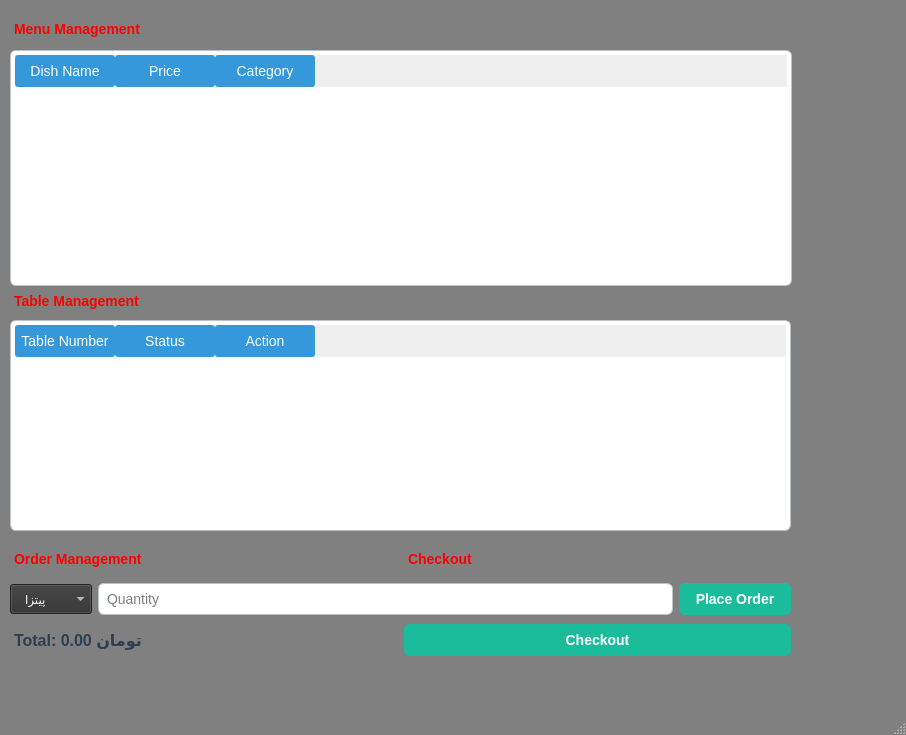
<?xml version="1.0" encoding="UTF-8"?>
<ui version="4.0">
 <class>MainWindow</class>
 <widget class="QMainWindow" name="MainWindow">
  <property name="geometry">
   <rect>
    <x>0</x>
    <y>0</y>
    <width>906</width>
    <height>735</height>
   </rect>
  </property>
  <property name="windowTitle">
   <string>MainWindow</string>
  </property>
  <property name="styleSheet">
   <string notr="true">QMainWindow {
   color: brown; background-color: gray; /* Soft light-blue background for a modern look */
}</string>
  </property>
  <widget class="QWidget" name="centralwidget">
   <widget class="QWidget" name="layoutWidget">
    <property name="geometry">
     <rect>
      <x>10</x>
      <y>10</y>
      <width>781</width>
      <height>37</height>
     </rect>
    </property>
    <property name="styleSheet">
     <string notr="true">QLabel {
    color: #000; /* Black text for headers */
    font-size: 14px;
    font-weight: bold;
    margin: 5px 0;
}</string>
    </property>
    <layout class="QHBoxLayout" name="top_layout">
     <item>
      <widget class="QLabel" name="menu_label">
       <property name="styleSheet">
        <string notr="true">QLabel {
    color: red; /* Deep navy for readability */
    font-size: 14px;
    font-weight: bold;
    margin: 8px 0;
}</string>
       </property>
       <property name="text">
        <string>Menu Management</string>
       </property>
      </widget>
     </item>
    </layout>
   </widget>
   <widget class="QTableWidget" name="menu_table">
    <property name="geometry">
     <rect>
      <x>10</x>
      <y>50</y>
      <width>782</width>
      <height>236</height>
     </rect>
    </property>
    <property name="styleSheet">
     <string notr="true">QTableWidget {
    border: 1px solid #bdc3c7; /* Soft gray border */
    background-color: #ffffff; /* White background for tables */
    gridline-color: #ecf0f1; /* Light gray gridlines */
    font-size: 14px;
    border-radius: 6px;
    padding: 4px;
}

QHeaderView::section {
    background-color: #3498db; /* Soft blue header background */
    color: white; /* White text for table headers */
    font-size: 14px;
    padding: 6px;
    border: none;
    border-radius: 3px;
}</string>
    </property>
    <column>
     <property name="text">
      <string>Dish Name</string>
     </property>
    </column>
    <column>
     <property name="text">
      <string>Price</string>
     </property>
    </column>
    <column>
     <property name="text">
      <string>Category</string>
     </property>
    </column>
   </widget>
   <widget class="QTableWidget" name="table_table">
    <property name="geometry">
     <rect>
      <x>10</x>
      <y>320</y>
      <width>781</width>
      <height>211</height>
     </rect>
    </property>
    <property name="styleSheet">
     <string notr="true">QTableWidget {
    border: 1px solid #bdc3c7; /* Soft gray border */
    background-color: #ffffff; /* White background for tables */
    gridline-color: #ecf0f1; /* Light gray gridlines */
    font-size: 14px;
    border-radius: 6px;
    padding: 4px;
}

QHeaderView::section {
    background-color: #3498db; /* Soft blue header background */
    color: white; /* White text for table headers */
    font-size: 14px;
    padding: 6px;
    border: none;
    border-radius: 3px;
}</string>
    </property>
    <column>
     <property name="text">
      <string>Table Number</string>
     </property>
    </column>
    <column>
     <property name="text">
      <string>Status</string>
     </property>
    </column>
    <column>
     <property name="text">
      <string>Action</string>
     </property>
    </column>
   </widget>
   <widget class="QWidget" name="layoutWidget_2">
    <property name="geometry">
     <rect>
      <x>10</x>
      <y>540</y>
      <width>781</width>
      <height>37</height>
     </rect>
    </property>
    <property name="font">
     <font>
      <pointsize>10</pointsize>
     </font>
    </property>
    <property name="styleSheet">
     <string notr="true">QLabel {
    color: #2c3e50; /* Deep navy for readability */
    font-size: 16px;
    font-weight: bold;
    margin: 8px 0;
}
</string>
    </property>
    <layout class="QHBoxLayout" name="bottom_layout_2">
     <item>
      <widget class="QLabel" name="order_label_2">
       <property name="font">
        <font>
         <pointsize>-1</pointsize>
         <weight>75</weight>
         <bold>true</bold>
        </font>
       </property>
       <property name="styleSheet">
        <string notr="true">QLabel {
    color: red; /* Deep navy for readability */
    font-size: 14px;
    font-weight: bold;
    margin: 8px 0;
}
</string>
       </property>
       <property name="text">
        <string>Order Management</string>
       </property>
      </widget>
     </item>
     <item>
      <widget class="QLabel" name="checkout_label_2">
       <property name="font">
        <font>
         <pointsize>-1</pointsize>
         <weight>75</weight>
         <bold>true</bold>
        </font>
       </property>
       <property name="styleSheet">
        <string notr="true">QLabel {
    color: red; /* Deep navy for readability */
    font-size: 14px;
    font-weight: bold;
    margin: 8px 0;
}
</string>
       </property>
       <property name="text">
        <string>Checkout</string>
       </property>
      </widget>
     </item>
    </layout>
   </widget>
   <widget class="QWidget" name="layoutWidget_3">
    <property name="geometry">
     <rect>
      <x>10</x>
      <y>580</y>
      <width>781</width>
      <height>38</height>
     </rect>
    </property>
    <layout class="QHBoxLayout" name="order_layout">
     <item>
      <widget class="QComboBox" name="dish_combo">
       <property name="styleSheet">
        <string notr="true">font: 45 12pt &quot;Arial&quot;; color: rgb(255, 255, 255); background-color: rgb(50, 50, 50);; border-radius: 6p; padding: 6px 14px;
</string>
       </property>
       <property name="locale">
        <locale language="Persian" country="Iran"/>
       </property>
       <property name="currentText">
        <string notr="true">پیتزا</string>
       </property>
       <item>
        <property name="text">
         <string>پیتزا</string>
        </property>
       </item>
       <item>
        <property name="text">
         <string>سالاد</string>
        </property>
       </item>
       <item>
        <property name="text">
         <string>نوشابه</string>
        </property>
       </item>
      </widget>
     </item>
     <item>
      <widget class="QLineEdit" name="quantity_input">
       <property name="styleSheet">
        <string notr="true">QLineEdit, QSpinBox {
    border: 1px solid #bdc3c7; /* Soft gray border */
    border-radius: 6px;
    padding: 6px;
    font-size: 14px;
    background-color: #ffffff; /* White background */
    box-shadow: inset 1px 1px 3px rgba(0, 0, 0, 0.1); /* Subtle inner shadow */
}

QLineEdit:focus, QSpinBox:focus {
    border: 1px solid #3498db; /* Blue border on focus */
    outline: none;
    box-shadow: 0 0 5px rgba(52, 152, 219, 0.4); /* Soft glow effect */
}

QStatusBar {
    background-color: #ecf0f1; /* Light gray background for status bar */
    color: #2c3e50; /* Deep navy text for status bar */
    font-size: 12px;
}

QScrollBar:horizontal, QScrollBar:vertical {
    border: none;
    background: #ecf0f1; /* Light gray background for scrollbars */
    height: 12px;
    margin: 0px;
    border-radius: 6px;
}

QScrollBar::handle:horizontal, QScrollBar::handle:vertical {
    background: #3498db; /* Blue scroll handle */
    min-width: 20px;
    min-height: 20px;
    border-radius: 6px;
}

QScrollBar::handle:hover {
    background: #2980b9; /* Darker blue on hover */
}
</string>
       </property>
       <property name="placeholderText">
        <string>Quantity</string>
       </property>
      </widget>
     </item>
     <item>
      <widget class="QPushButton" name="order_button">
       <property name="styleSheet">
        <string notr="true">
QPushButton {
    background-color: #1abc9c; /* Teal button background */
    color: white;
    font-size: 14px;
    font-weight: bold;
    border: none;
    padding: 8px 16px;
    border-radius: 6px;
    box-shadow: 2px 2px 5px rgba(0, 0, 0, 0.1);
}

QPushButton:hover {
    background-color: #16a085; /* Slightly darker teal for hover effect */
    box-shadow: 2px 4px 6px rgba(0, 0, 0, 0.2);
}

QPushButton:disabled {
    background-color: #dcdcdc; /* Light gray for disabled buttons */
    color: #7a7a7a; /* Lighter gray text */
    box-shadow: none;
}</string>
       </property>
       <property name="text">
        <string>Place Order</string>
       </property>
      </widget>
     </item>
    </layout>
   </widget>
   <widget class="QWidget" name="layoutWidget_4">
    <property name="geometry">
     <rect>
      <x>10</x>
      <y>620</y>
      <width>781</width>
      <height>41</height>
     </rect>
    </property>
    <layout class="QHBoxLayout" name="checkout_layout">
     <item>
      <widget class="QLabel" name="total_label">
       <property name="styleSheet">
        <string notr="true">QLabel {
    color: #2c3e50; /* Deep navy for readability */
    font-size: 16px;
    font-weight: bold;
    margin: 8px 0;
}
</string>
       </property>
       <property name="text">
        <string>Total: تومان 0.00</string>
       </property>
      </widget>
     </item>
     <item>
      <widget class="QPushButton" name="checkout_button">
       <property name="styleSheet">
        <string notr="true">
QPushButton {
    background-color: #1abc9c; /* Teal button background */
    color: white;
    font-size: 14px;
    font-weight: bold;
    border: none;
    padding: 8px 16px;
    border-radius: 6px;
    box-shadow: 2px 2px 5px rgba(0, 0, 0, 0.1);
}

QPushButton:hover {
    background-color: #16a085; /* Slightly darker teal for hover effect */
    box-shadow: 2px 4px 6px rgba(0, 0, 0, 0.2);
}

QPushButton:disabled {
    background-color: #dcdcdc; /* Light gray for disabled buttons */
    color: #7a7a7a; /* Lighter gray text */
    box-shadow: none;
}</string>
       </property>
       <property name="text">
        <string>Checkout</string>
       </property>
      </widget>
     </item>
    </layout>
   </widget>
   <widget class="QLabel" name="table_label">
    <property name="geometry">
     <rect>
      <x>10</x>
      <y>280</y>
      <width>221</width>
      <height>41</height>
     </rect>
    </property>
    <property name="font">
     <font>
      <pointsize>-1</pointsize>
      <weight>75</weight>
      <bold>true</bold>
     </font>
    </property>
    <property name="styleSheet">
     <string notr="true">QLabel {
    color: red; /* Deep navy for readability */
    font-size: 14px;
    font-weight: bold;
    margin: 8px 0;
}</string>
    </property>
    <property name="text">
     <string>Table Management</string>
    </property>
   </widget>
  </widget>
  <widget class="QMenuBar" name="menubar">
   <property name="geometry">
    <rect>
     <x>0</x>
     <y>0</y>
     <width>906</width>
     <height>21</height>
    </rect>
   </property>
  </widget>
  <widget class="QStatusBar" name="statusbar"/>
 </widget>
 <resources/>
 <connections/>
</ui>
